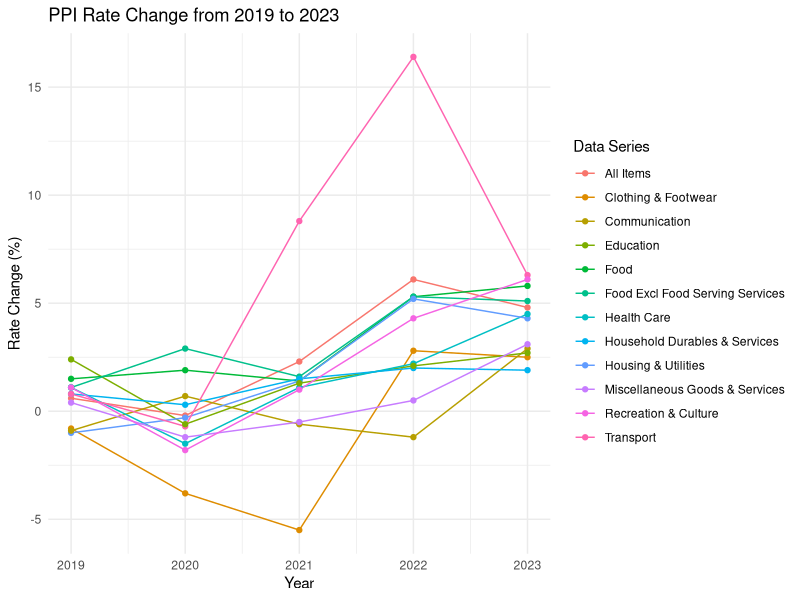
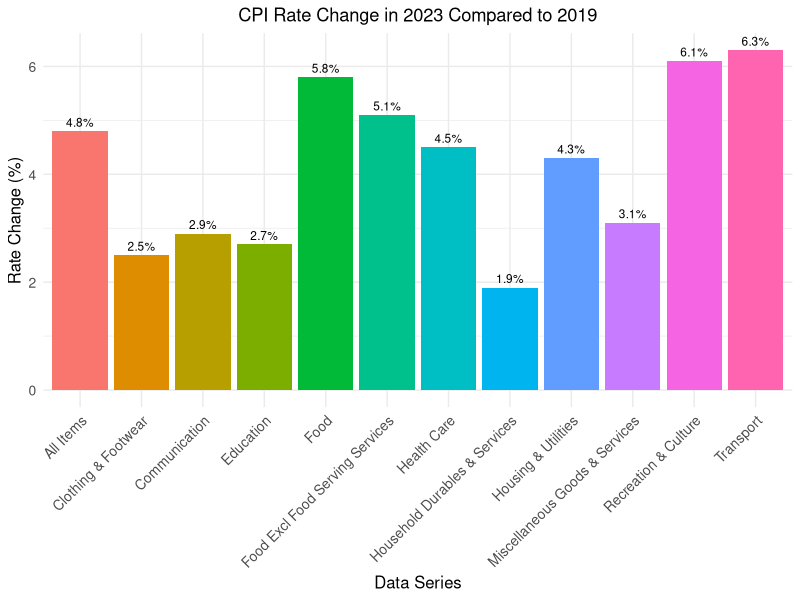
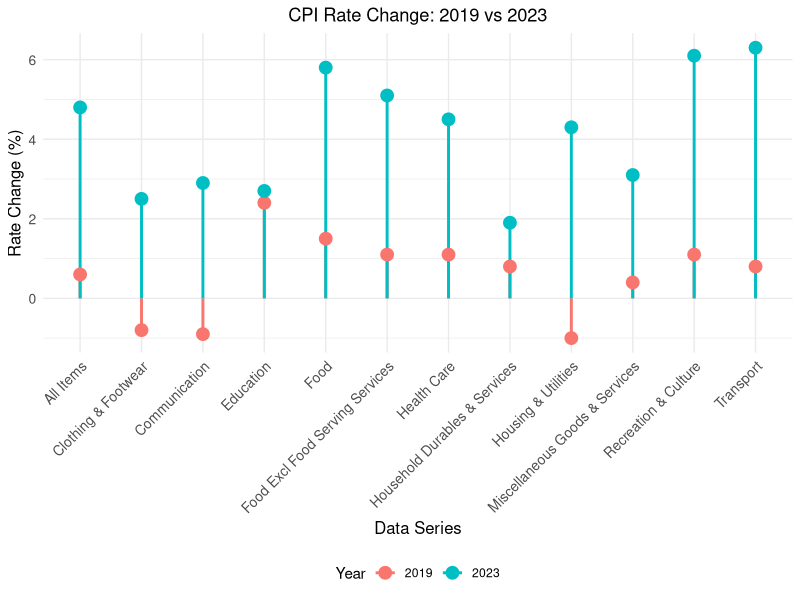
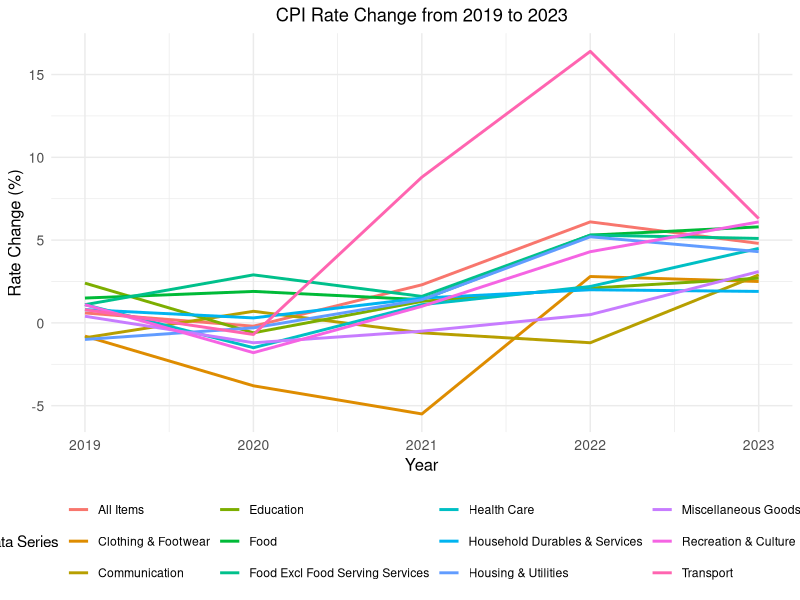
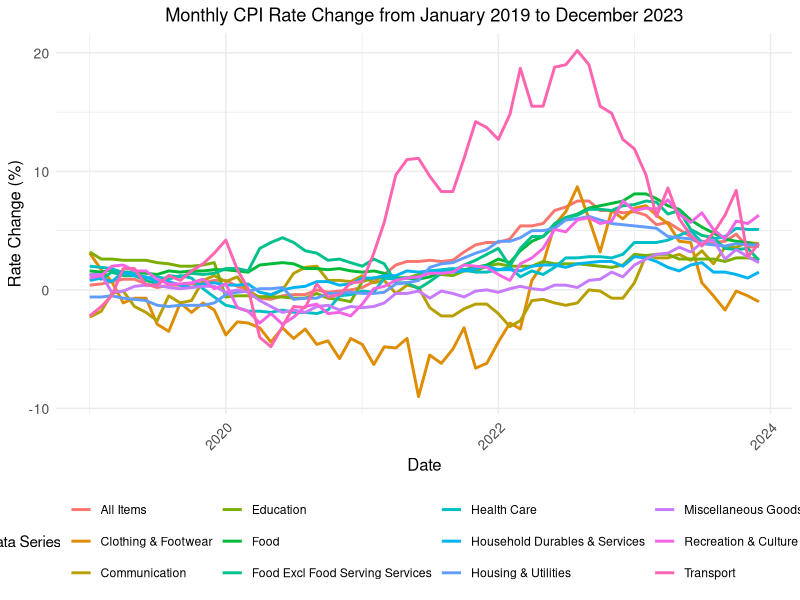

Here is the R script that generated these plots, in order:
## ---- chunk 1
library(tidyverse)
library(ggplot2)
library(dplyr)

## ---- chunk 2
# Read the data
yearly_rate <- read_csv("M212941.csv", skip = 9)
month_rate <- read_csv("M212911.csv", skip = 10)
month_rate <- month_rate[1:152,]

# Filter the data to include only the first 152 rows
yearly_rate <- yearly_rate[1:152,]

# Filter the data for the years 2019 ,2020 ,2021, 2022, and 2023
# base year are 2019
yearly_data <- yearly_rate %>%
  filter(`Data Series` %in% c("Food", "Food Excl Food Serving Services", "Clothing & Footwear", "Housing & Utilities", "Household Durables & Services", "Health Care", "Transport", "Communication", "Recreation & Culture", "Education", "Miscellaneous Goods & Services", "All Items")) %>%
  select(`Data Series`, `2019`,`2020`,`2021`, `2022`, `2023`)
## ---- chunk 3
yearly_data
# print column name
print(colnames(yearly_data))
yearly_data <- yearly_data %>%
  mutate(`2019` = as.numeric(`2019`),
         `2020` = as.numeric(`2020`),
         `2021` = as.numeric(`2021`),
         `2022` = as.numeric(`2022`),
         `2023` = as.numeric(`2023`))

## ---- chunk 4
long_yearly_data <- yearly_data %>%
  pivot_longer(cols = c(`2019`, `2020`, `2021`, `2022`, `2023`), names_to = "Year", values_to = "Rate_Change") %>%
  mutate(Year = as.integer(Year))
## ---- chunk 5
# Filter for the years 2019 to 2023 (already done implicitly by selecting these columns)
filtered_long_yearly_data <- long_yearly_data %>%
  filter(Year >= 2019 & Year <= 2023)

# Create the plot
ggplot(filtered_long_yearly_data, aes(x = Year, y = Rate_Change, color = `Data Series`)) +
  geom_line() +
  geom_point() +
  labs(title = "PPI Rate Change from 2019 to 2023",
       x = "Year",
       y = "Rate Change (%)",
       color = "Data Series") +
  theme_minimal()
## ---- chunk 6

# Filter for the year 2023 only
filtered_long_yearly_data <- long_yearly_data %>%
  filter(Year == 2023)

# Calculate total change for each Data Series
total_change <- long_yearly_data %>%
  filter(Year %in% c(2019, 2023)) %>%
  group_by(`Data Series`) %>%
  summarize(Total_Change = Rate_Change[Year == 2023] - Rate_Change[Year == 2019])

# Merge total change with the filtered data
filtered_long_yearly_data <- filtered_long_yearly_data %>%
  left_join(total_change, by = "Data Series")

# Create the bar graph with different colors for each category
ggplot(filtered_long_yearly_data, aes(x = `Data Series`, y = Rate_Change, fill = `Data Series`)) +
  geom_bar(stat = "identity") +
  geom_text(aes(label = paste0(round(Rate_Change, 1), "%")),
            position = position_dodge(width = 0.9), vjust = -0.5, size = 3, color = "black") +
  labs(title = "CPI Rate Change in 2023 Compared to 2019",
       x = "Data Series",
       y = "Rate Change (%)",
       fill = "Data Series") +
  theme_minimal() +
  theme(axis.text.x = element_text(angle = 45, hjust = 1), # Rotate x-axis labels for better readability
        legend.position = "none", # Remove legend since each bar is color-coded
        plot.title = element_text(hjust = 0.5), # Center the plot title
        axis.text = element_text(size = 10), # Increase axis text size
        axis.title = element_text(size = 12)) # Increase axis title size
## ---- chunk 7

# Filter for the years 2019 and 2023
filtered_long_yearly_data <- long_yearly_data %>%
  filter(Year %in% c(2019, 2023))

# Create the lollipop chart
ggplot(filtered_long_yearly_data, aes(x = `Data Series`, y = Rate_Change, color = factor(Year))) +
  geom_segment(aes(x = `Data Series`, xend = `Data Series`, y = 0, yend = Rate_Change), size = 1) +
  geom_point(size = 4) +
  labs(title = "CPI Rate Change: 2019 vs 2023",
       x = "Data Series",
       y = "Rate Change (%)",
       color = "Year") +
  theme_minimal() +
  theme(axis.text.x = element_text(angle = 45, hjust = 1), # Rotate x-axis labels for better readability
        plot.title = element_text(hjust = 0.5),
        axis.text = element_text(size = 10),
        axis.title = element_text(size = 12),
        legend.position = "bottom")
## ---- chunk 8

# Filter for the years 2019 to 2023
filtered_long_yearly_data <- long_yearly_data %>%
  filter(Year %in% c(2019, 2020, 2021, 2022, 2023))

# Create the line graph without points
ggplot(filtered_long_yearly_data, aes(x = Year, y = Rate_Change, color = `Data Series`, group = `Data Series`)) +
  geom_line(size = 1) +
  labs(title = "CPI Rate Change from 2019 to 2023",
       x = "Year",
       y = "Rate Change (%)",
       color = "Data Series") +
  theme_minimal() +
  theme(plot.title = element_text(hjust = 0.5),
        axis.text = element_text(size = 10),
        axis.title = element_text(size = 12),
        legend.position = "bottom") +
  scale_x_continuous(breaks = seq(2019, 2023, 1)) # Ensure all years are shown on the x-axis
## ---- chunk 9
month_rate <- month_rate %>%
  mutate(across(matches("^2019|^2020|^2021|^2022|^2023"), as.numeric))
month_data <- month_rate %>%
  filter(`Data Series` %in% c("Food", "Food Excl Food Serving Services", "Clothing & Footwear", "Housing & Utilities", "Household Durables & Services", "Health Care", "Transport", "Communication", "Recreation & Culture", "Education", "Miscellaneous Goods & Services", "All Items")) %>%
  select(`Data Series`, matches("^2019|^2020|^2021|^2022|^2023"))

## ---- chunk 10

# Reshape the data from wide to long format
long_month_data <- month_data %>%
  pivot_longer(cols = matches("^2019|^2020|^2021|^2022|^2023"), 
               names_to = "Year_Month", values_to = "Rate_Change") %>%
  separate(Year_Month, into = c("Year", "Month"), sep = " ") %>%
  mutate(Year = as.integer(Year), 
         Month = factor(Month, levels = c("Jan", "Feb", "Mar", "Apr", "May", "Jun", "Jul", "Aug", "Sep", "Oct", "Nov", "Dec")),
         Date = as.Date(paste(Year, Month, "01", sep = "-"), format = "%Y-%b-%d"))

# Create the line graph
ggplot(long_month_data, aes(x = Date, y = Rate_Change, color = `Data Series`, group = `Data Series`)) +
  geom_line(size = 1) +
  labs(title = "Monthly CPI Rate Change from January 2019 to December 2023",
       x = "Date",
       y = "Rate Change (%)",
       color = "Data Series") +
  theme_minimal() +
  theme(plot.title = element_text(hjust = 0.5),
        axis.text.x = element_text(angle = 45, hjust = 1), # Rotate x-axis labels for better readability
        axis.text = element_text(size = 10),
        axis.title = element_text(size = 12),
        legend.position = "bottom")
